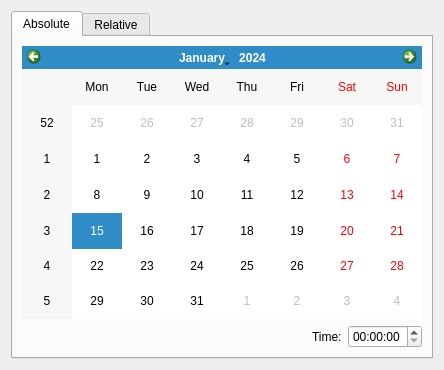
<?xml version="1.0" encoding="UTF-8"?>
<ui version="4.0">
 <class>TimeInputWidget</class>
 <widget class="QWidget" name="TimeInputWidget">
  <property name="geometry">
   <rect>
    <x>0</x>
    <y>0</y>
    <width>444</width>
    <height>370</height>
   </rect>
  </property>
  <property name="windowTitle">
   <string>Form</string>
  </property>
  <layout class="QGridLayout" name="gridLayout">
   <item row="0" column="0">
    <widget class="QTabWidget" name="tabWidget">
     <property name="currentIndex">
      <number>0</number>
     </property>
     <widget class="QWidget" name="absoluteTab">
      <attribute name="title">
       <string>Absolute</string>
      </attribute>
      <layout class="QGridLayout" name="gridLayout_2">
       <item row="0" column="0" colspan="3">
        <widget class="QCalendarWidget" name="calendarWidget">
         <property name="gridVisible">
          <bool>false</bool>
         </property>
        </widget>
       </item>
       <item row="1" column="0">
        <spacer name="horizontalSpacer">
         <property name="orientation">
          <enum>Qt::Horizontal</enum>
         </property>
         <property name="sizeHint" stdset="0">
          <size>
           <width>274</width>
           <height>20</height>
          </size>
         </property>
        </spacer>
       </item>
       <item row="1" column="1">
        <widget class="QLabel" name="timeLabel">
         <property name="text">
          <string>Time:</string>
         </property>
        </widget>
       </item>
       <item row="1" column="2">
        <widget class="QTimeEdit" name="timeEdit">
         <property name="displayFormat">
          <string>HH:mm:ss</string>
         </property>
         <property name="calendarPopup">
          <bool>false</bool>
         </property>
        </widget>
       </item>
      </layout>
     </widget>
     <widget class="QWidget" name="relativeTab">
      <attribute name="title">
       <string>Relative</string>
      </attribute>
      <layout class="QGridLayout" name="gridLayout_3">
       <item row="0" column="0">
        <widget class="QSpinBox" name="numberBox">
         <property name="maximum">
          <number>9999</number>
         </property>
         <property name="value">
          <number>1</number>
         </property>
        </widget>
       </item>
       <item row="0" column="1">
        <widget class="QComboBox" name="comboBox">
         <property name="currentIndex">
          <number>1</number>
         </property>
         <item>
          <property name="text">
           <string>Minutes</string>
          </property>
         </item>
         <item>
          <property name="text">
           <string>Hours</string>
          </property>
         </item>
         <item>
          <property name="text">
           <string>Days</string>
          </property>
         </item>
         <item>
          <property name="text">
           <string>Weeks</string>
          </property>
         </item>
         <item>
          <property name="text">
           <string>Years</string>
          </property>
         </item>
        </widget>
       </item>
       <item row="0" column="2">
        <widget class="QLabel" name="label_2">
         <property name="text">
          <string>ago</string>
         </property>
        </widget>
       </item>
       <item row="0" column="3">
        <spacer name="horizontalSpacer_2">
         <property name="orientation">
          <enum>Qt::Horizontal</enum>
         </property>
         <property name="sizeHint" stdset="0">
          <size>
           <width>213</width>
           <height>20</height>
          </size>
         </property>
        </spacer>
       </item>
       <item row="1" column="0" colspan="4">
        <spacer name="verticalSpacer">
         <property name="orientation">
          <enum>Qt::Vertical</enum>
         </property>
         <property name="sizeHint" stdset="0">
          <size>
           <width>378</width>
           <height>268</height>
          </size>
         </property>
        </spacer>
       </item>
      </layout>
     </widget>
    </widget>
   </item>
  </layout>
 </widget>
 <resources/>
 <connections/>
</ui>
